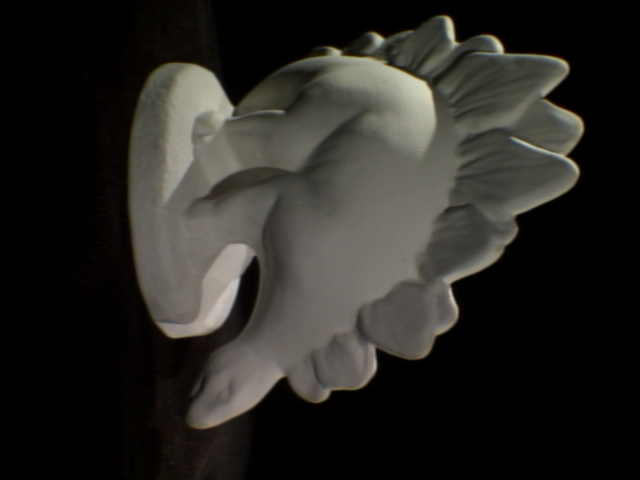
#> input picture dinoRing/dinoR0001.png, 640 x 480 px
$ python -i HarrisFeatures.py   (imports and definitions only)
#> lines starting #> are read from the running program, lines starting #| are printed output that depends on the picture; after the words box and inside, x2 and y2 are one past the last pixel; in counts of white or black regions, pixels touching at a corner belong together
#> further down, picture is the input picture: shape (480, 640, 3); mean B, G, R 35, 38.7, 40.3
#based on https://kknews.cc/zh-tw/news/l6kvoyz.html

import cv2
import numpy as np
import matplotlib.pyplot as plt
from tqdm import tqdm
import pdb
import multiprocessing
from multiprocessing import Process

def wrapper(func, id ,args, return_dict):
    print("in wrapper")
    return_dict[id] = func(*args)


# [118 lines left out: functions Match, MatchTwoSided, appendImages, getMatches, getDescFeatures, not called in this run]

def getHarrisPoints(input_img, debug = False):
#> called with debug = False
    print("getHarrisPoints")
    img = input_img.copy()
    gray = cv2.cvtColor(img,cv2.COLOR_BGR2GRAY)
    gray = np.float32(gray)
    dst = cv2.cornerHarris(gray,2,3,0.04)
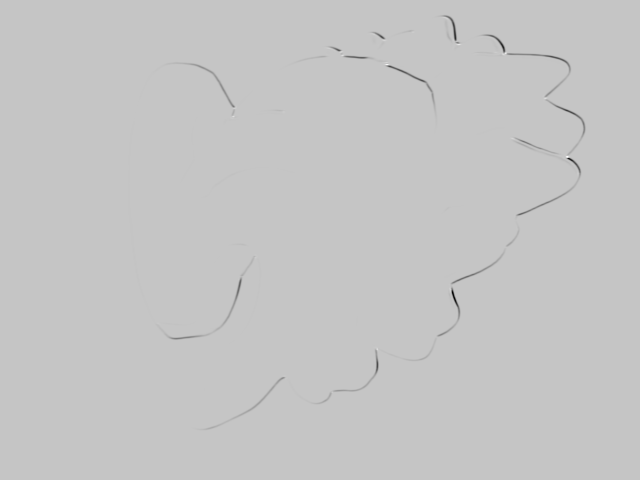
#> dst: shape (480, 640) float32; min -6816708.5, max 1981649.2, mean -14502.7; drawn with min black and max white
    #result is dilated for marking the corners, not important
    #plt.imshow(dst)
    #plt.show()
    dst = cv2.dilate(dst,None)
    #plt.imshow(dst)
    #plt.show()

    img[dst>0.01*dst.max()]=[0,0,255]
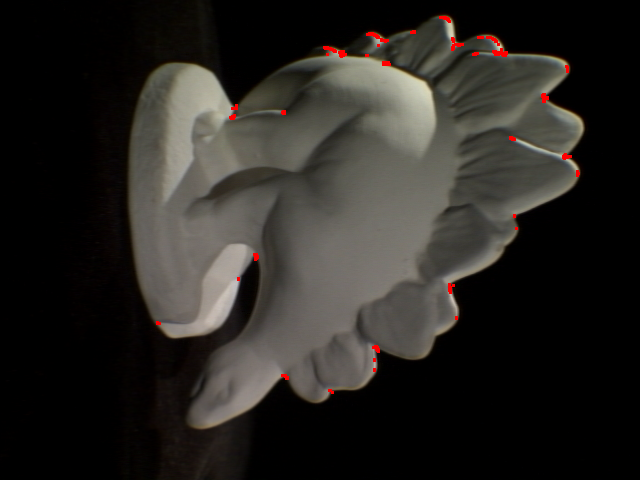
#> img: shape (480, 640, 3); 0.37% of pixels changed, all inside (x1, y1, x2, y2) = (156, 16, 580, 394)

    points = []
    if debug == True:
        plt.imshow(img)
        plt.show()

    temp = np.zeros(gray.shape)
    temp[dst>0.01*dst.max()] = 1
    xs,ys = np.where(temp==1)
    points = []
    for x,y in zip(xs,ys):
        points.append([y,x])
    return np.int32(points)
    #return np.float32(points)

>>> import cv2
>>> picture = cv2.imread('dinoRing/dinoR0001.png')
>>> result = getHarrisPoints(picture)
#> result = 1145 pairs, first value 156 to 579, second value 16 to 393
